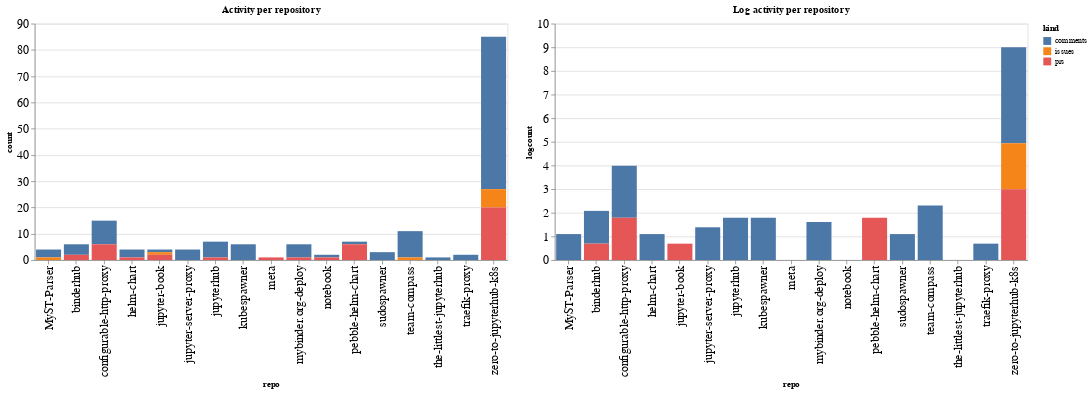

The notebook cell saved with this chart:
### Code cell
ch1 = alt.Chart(repo_summaries, width=600, title="Activity per repository").mark_bar().encode(
    x='repo',
    y='count',
    color='kind',
    tooltip="kind"
)

ch2 = alt.Chart(repo_summaries, width=600, title="Log activity per repository").mark_bar().encode(
    x='repo',
    y='logcount',
    color='kind',
    tooltip="kind"
)

ch1 | ch2

### Figure 1 — Vega-Lite specification as saved in the notebook (floating-point values rounded to 4 significant figures)
{"config": {"axisLeft": {"labelFontSize": 15}, "axisBottom": {"labelFontSize": 15}}, "hconcat": [{"mark": "bar", "encoding": {"color": {"type": "nominal", "field": "kind"}, "tooltip": {"type": "nominal", "field": "kind"}, "x": {"type": "nominal", "field": "repo"}, "y": {"type": "quantitative", "field": "count"}}, "title": "Activity per repository", "width": 600}, {"mark": "bar", "encoding": {"color": {"type": "nominal", "field": "kind"}, "tooltip": {"type": "nominal", "field": "kind"}, "x": {"type": "nominal", "field": "repo"}, "y": {"type": "quantitative", "field": "logcount"}}, "title": "Log activity per repository", "width": 600}], "data": {"name": "data-7dc7841c2a3b719c8ce4b774615a48cc"}, "$schema": "https://vega.github.io/schema/vega-lite/v4.8.1.json", "datasets": {"data-7dc7841c2a3b719c8ce4b774615a48cc": [{"repo": "MyST-Parser", "kind": "comments", "count": 3, "logcount": 1.099}, {"repo": "MyST-Parser", "kind": "issues", "count": 1, "logcount": 0.0}, {"repo": "binderhub", "kind": "comments", "count": 4, "logcount": 1.386}, {"repo": "binderhub", "kind": "prs", "count": 2, "logcount": 0.6931}, {"repo": "configurable-http-proxy", "kind": "comments", "count": 9, "logcount": 2.197}, {"repo": "configurable-http-proxy", "kind": "prs", "count": 6, "logcount": 1.792}, {"repo": "helm-chart", "kind": "comments", "count": 3, "logcount": 1.099}, {"repo": "helm-chart", "kind": "prs", "count": 1, "logcount": 0.0}, {"repo": "jupyter-book", "kind": "comments", "count": 1, "logcount": 0.0}, {"repo": "jupyter-book", "kind": "issues", "count": 1, "logcount": 0.0}, {"repo": "jupyter-book", "kind": "prs", "count": 2, "logcount": 0.6931}, {"repo": "jupyter-server-proxy", "kind": "comments", "count": 4, "logcount": 1.386}, {"repo": "jupyterhub", "kind": "comments", "count": 6, "logcount": 1.792}, {"repo": "jupyterhub", "kind": "prs", "count": 1, "logcount": 0.0}, {"repo": "kubespawner", "kind": "comments", "count": 6, "logcount": 1.792}, {"repo": "meta", "kind": "prs", "count": 1, "logcount": 0.0}, {"repo": "mybinder.org-deploy", "kind": "comments", "count": 5, "logcount": 1.609}, {"repo": "mybinder.org-deploy", "kind": "prs", "count": 1, "logcount": 0.0}, {"repo": "notebook", "kind": "comments", "count": 1, "logcount": 0.0}, {"repo": "notebook", "kind": "prs", "count": 1, "logcount": 0.0}, {"repo": "pebble-helm-chart", "kind": "comments", "count": 1, "logcount": 0.0}, {"repo": "pebble-helm-chart", "kind": "prs", "count": 6, "logcount": 1.792}, {"repo": "sudospawner", "kind": "comments", "count": 3, "logcount": 1.099}, {"repo": "team-compass", "kind": "comments", "count": 10, "logcount": 2.303}, {"repo": "team-compass", "kind": "issues", "count": 1, "logcount": 0.0}, {"repo": "the-littlest-jupyterhub", "kind": "comments", "count": 1, "logcount": 0.0}, {"repo": "traefik-proxy", "kind": "comments", "count": 2, "logcount": 0.6931}, {"repo": "zero-to-jupyterhub-k8s", "kind": "comments", "count": 58, "logcount": 4.06}, {"repo": "zero-to-jupyterhub-k8s", "kind": "issues", "count": 7, "logcount": 1.946}, {"repo": "zero-to-jupyterhub-k8s", "kind": "prs", "count": 20, "logcount": 2.996}]}}
